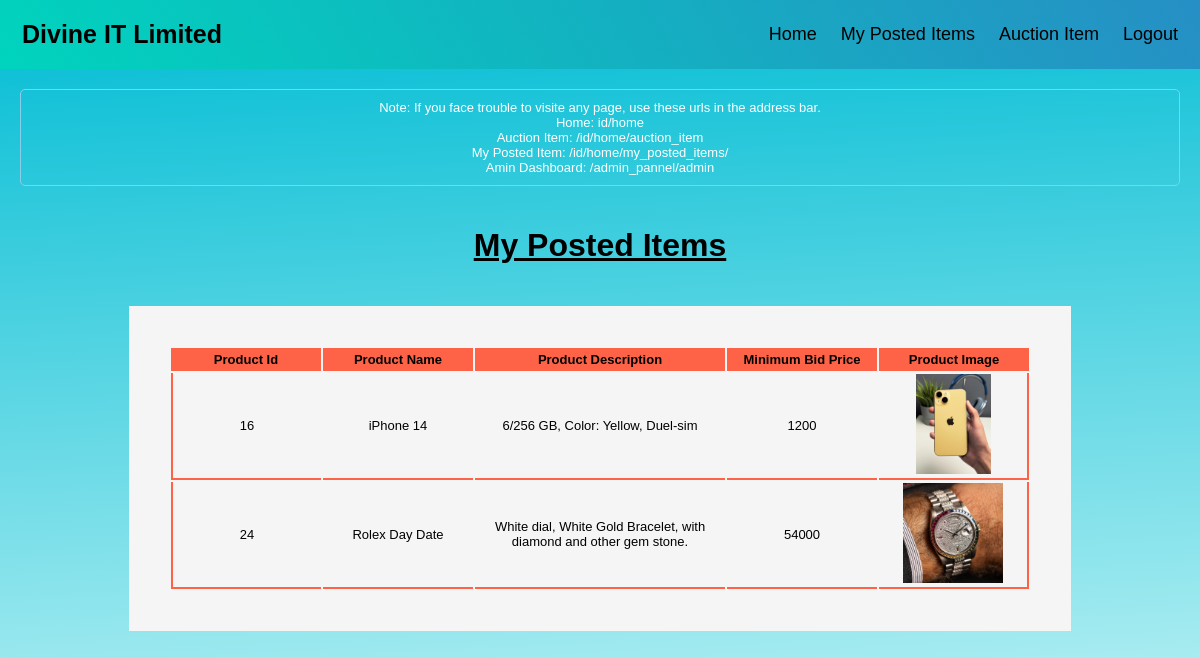
The page /2/home/my_posted_items/ on the database its author committed.
### Home/models.py (models this page shows, shortened)
class ProductDetails(models.Model):
    user_id       = models.ForeignKey(MyUser, on_delete=models.CASCADE, related_name='products')
    product_id    = models.AutoField(primary_key=True)
    product_name  = models.CharField(max_length=255)
    product_desc  = models.CharField(max_length=500)
    min_bid_price = models.IntegerField()
    end_date      = models.DateTimeField()
    status        = models.BooleanField(default=True)
    product_img   = models.ImageField(upload_to='productImg/', max_length=255)

### Home/views.py (the view)
# urls.py: path('<int:userID>/home/my_posted_items/', views.MyPostedItems, name='myPostedItems')
def MyPostedItems(request,userID):
    myItems = ProductDetails.objects.filter(user_id_id=userID)
    return render(request,'myPostedItems.html',{'myItems':myItems})

### templates/myPostedItems.html
{% extends "base.html" %}
{% block content %}
    {% load static %}
    <div class="itemListContainer">
        <h1>My Posted Items</h1>
        {% if myItems %}
            <table class="itemListTable">
                <tr>
                    <th>Product Id</th>
                    <th>Product Name</th>
                    <th class="descTd">Product Description</th>
                    <th>Minimum Bid Price</th>
                    <th>Product Image</th>
                </tr>
                {% for item in myItems %}
                    <tr>
                        <td class="xyz">{{item.product_id}}</td>
                        <td>{{item.product_name}}</td>
                        <td class="descTd">{{item.product_desc}}</td>
                        <td>{{item.min_bid_price}}</td>
                        <td class="zyx"><img class="itemImg" src="/media/{{item.product_img}}" alt="{{item.product_name}}"></td>
                    </tr>
                {% endfor %}
            </table>
        {% endif %}
    </div>
{% endblock %}

### static/css/header.css (style rules this page uses)
* { box-sizing: border-box; }
body { margin: 0; background: linear-gradient(177deg, #FFFF00 0%, #00BCD4 0%, #EBFFFC 100%); font-family: Arial, Helvetica, sans-serif; display: flex; flex-direction: column; }

### static/css/signup.css (style rules this page uses)
h1 { text-decoration: underline; }

### static/css/myPostedItems.css (style rules this page uses)
.itemListContainer { display: flex; flex: 1; flex-direction: column; justify-content: center; align-items: center; }
.itemListTable { background-color: whitesmoke; padding: 40px; border: 5px; margin: 20px; overflow: scroll; }
th { background-color: tomato; width: 150px; padding: 4px 6px; font-size: small; }
.descTd { width: 250px; }
td { border-bottom: 2px solid tomato; text-align: center; font-size: small; }
.xyz { border-left: 2px solid tomato; }
.zyx { border-right: 2px solid tomato; }
.itemImg { width: 100px; height: 100px; object-fit:contain; }

### rows shown on the page
ProductDetails: product_id "16", product_name "iPhone 14", product_desc "6/256 GB, Color: Yellow, Duel-sim", min_bid_price "1200", product_img (picture)
ProductDetails: product_id "24", product_name "Rolex Day Date", product_desc "White dial, White Gold Bracelet, with diamond and other gem stone.", min_bid_price "54000", product_img (picture)
